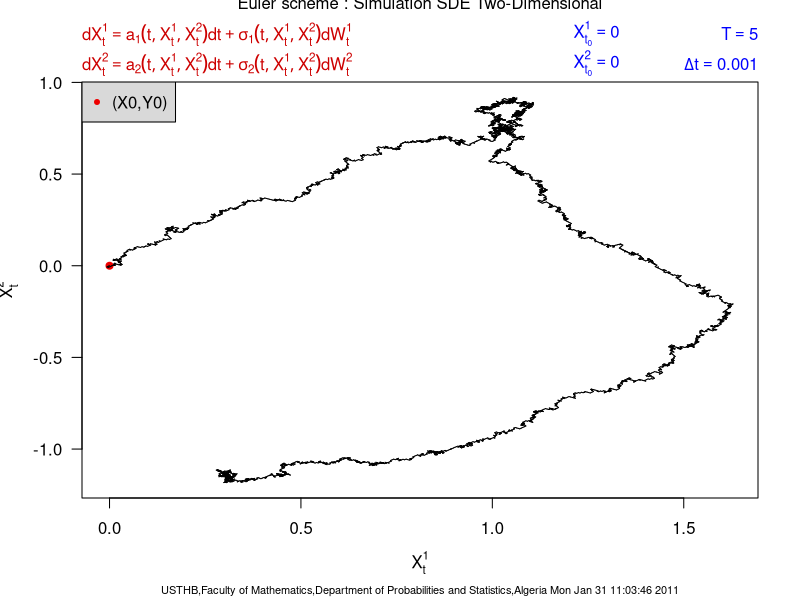

Generate this figure with R:
## Mon Jan 31 11:03:46 2011
## BOUKHETALA Kamal , GUIDOUM Arsalane.
## USTHB, Maths-PS
## Simulation SDE in 2D (O,X,Y) 


N=5000;T=1;t0=0;x0=0;y0=0;Dt=0.001;
driftx <- expression(cos(t*x*y))
drifty <- expression(cos(t))
diffx  <- expression(0.1)
diffy  <- expression(0.1)

Ax    <- function(t,x,y)  eval(driftx)
Ay    <- function(t,x,y)  eval(drifty)
Sx    <- function(t,x,y)  eval(diffx)
Sy    <- function(t,x,y)  eval(diffy)

if(missing(Dt)){t <- seq (t0 ,T, length =N+1)} else {t <- c(t0 ,t0+ cumsum(rep(Dt,N)))
                T <- t[N +1]}
Dt = (T-t0)/N
ux = runif(N,0,1)
ox = rep(1,N)
ox [ which(ux < 0.5) ] = -1
wx = cumsum(c(0,ox))*sqrt((T-t0)/N)
Dx    <- diff(wx)
uy = runif(N,0,1)
oy = rep(1,N)
oy [ which(uy < 0.5) ] = -1
wy = cumsum(c(0,oy))*sqrt((T-t0)/N)
Dy    <- diff(wy)
X    <- numeric()
Y    <- numeric()
X[1] <- x0
Y[1] <- y0
for (i in 2:(N+1)){
    X[i] = X[i-1] + Ax(t[i-1],X[i-1],Y[i-1])*Dt + Sx(t[i-1],X[i-1],Y[i-1])*Dx[i-1]
    Y[i] = Y[i-1] + Ay(t[i-1],X[i-1],Y[i-1])*Dt + Sy(t[i-1],X[i-1],Y[i-1])*Dy[i-1] 
                  } 
plot(X,Y,type="n",xlab=expression(X[t]^1),ylab=expression(X[t]^2),las=1)
points(x0,y0,type="p",pch=20,col="red2",cex=1.4)
for (i in 1:N){lines(c(X[i],X[i+1]),c(Y[i],Y[i+1]),type="l",col="black",lwd=1)}
mtext(expression("Euler scheme : Simulation SDE Two-Dimensional"),line=3.4,adj=0.5,cex=1,col="black")
mtext(bquote(dX[t]^1== a[1](t,X[t]^1,X[t]^2)*dt + sigma[1](t,X[t]^1,X[t]^2) *d*W[t]^1),cex=1,adj=0,line=1.6,col="red3")
mtext(bquote(dX[t]^2== a[2](t,X[t]^1,X[t]^2)*dt + sigma[2](t,X[t]^1,X[t]^2) *d*W[t]^2),cex=1,adj=0,line=0.1,col="red3")
mtext(bquote(X[t[0]]^1==.(x0)),line=1.6,adj=0.78,cex=1,col="blue")
mtext(bquote(X[t[0]]^2==.(y0)),line=0.1,adj=0.78,cex=1,col="blue")
mtext(bquote(T==.(T)),line=1.9,cex=1,adj=1,col="blue")
mtext(bquote(Delta*t==.(Dt)),line=0.4,cex=1,adj=1,col="blue")
legend("topleft",bg="gray85",border="gray",c("(X0,Y0)"),pch=c(20),col=c("red2"))
mtext(paste("USTHB,Faculty of Mathematics,Department of Probabilities and Statistics,Algeria Mon Jan 31 11:03:46 2011"),side = 1, line = 4, adj = 0.5, cex = .66)


